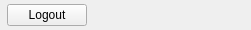
<?xml version="1.0" encoding="UTF-8"?>
<ui version="4.0">
 <class>login_widget</class>
 <widget class="QWidget" name="login_widget">
  <property name="geometry">
   <rect>
    <x>0</x>
    <y>0</y>
    <width>251</width>
    <height>30</height>
   </rect>
  </property>
  <property name="sizePolicy">
   <sizepolicy hsizetype="Expanding" vsizetype="Preferred">
    <horstretch>0</horstretch>
    <verstretch>0</verstretch>
   </sizepolicy>
  </property>
  <property name="minimumSize">
   <size>
    <width>100</width>
    <height>30</height>
   </size>
  </property>
  <property name="windowTitle">
   <string>login</string>
  </property>
  <layout class="QHBoxLayout" name="horizontalLayout_2">
   <property name="spacing">
    <number>0</number>
   </property>
   <property name="sizeConstraint">
    <enum>QLayout::SetDefaultConstraint</enum>
   </property>
   <property name="margin">
    <number>0</number>
   </property>
   <item>
    <widget class="QStackedWidget" name="stackedWidget">
     <property name="sizePolicy">
      <sizepolicy hsizetype="Expanding" vsizetype="Fixed">
       <horstretch>0</horstretch>
       <verstretch>0</verstretch>
      </sizepolicy>
     </property>
     <property name="currentIndex">
      <number>2</number>
     </property>
     <widget class="QWidget" name="login_page">
      <layout class="QHBoxLayout" name="horizontalLayout">
       <property name="leftMargin">
        <number>6</number>
       </property>
       <property name="topMargin">
        <number>0</number>
       </property>
       <property name="rightMargin">
        <number>0</number>
       </property>
       <property name="bottomMargin">
        <number>0</number>
       </property>
       <item>
        <widget class="QLineEdit" name="user_box">
         <property name="sizePolicy">
          <sizepolicy hsizetype="Preferred" vsizetype="Fixed">
           <horstretch>4</horstretch>
           <verstretch>0</verstretch>
          </sizepolicy>
         </property>
         <property name="placeholderText">
          <string>Username</string>
         </property>
        </widget>
       </item>
       <item>
        <widget class="QLineEdit" name="pass_box">
         <property name="sizePolicy">
          <sizepolicy hsizetype="Preferred" vsizetype="Fixed">
           <horstretch>4</horstretch>
           <verstretch>0</verstretch>
          </sizepolicy>
         </property>
         <property name="placeholderText">
          <string>Password</string>
         </property>
        </widget>
       </item>
       <item>
        <widget class="QPushButton" name="login_button">
         <property name="sizePolicy">
          <sizepolicy hsizetype="Fixed" vsizetype="Fixed">
           <horstretch>1</horstretch>
           <verstretch>0</verstretch>
          </sizepolicy>
         </property>
         <property name="maximumSize">
          <size>
           <width>55</width>
           <height>16777215</height>
          </size>
         </property>
         <property name="text">
          <string>Login</string>
         </property>
        </widget>
       </item>
      </layout>
     </widget>
     <widget class="QWidget" name="progress_page">
      <layout class="QHBoxLayout" name="horizontalLayout_4">
       <property name="spacing">
        <number>6</number>
       </property>
       <property name="margin">
        <number>0</number>
       </property>
       <item>
        <widget class="QLabel" name="progress_label">
         <property name="font">
          <font>
           <pointsize>10</pointsize>
           <weight>50</weight>
           <bold>false</bold>
          </font>
         </property>
         <property name="text">
          <string/>
         </property>
         <property name="alignment">
          <set>Qt::AlignCenter</set>
         </property>
        </widget>
       </item>
       <item>
        <widget class="QProgressBar" name="progressBar">
         <property name="sizePolicy">
          <sizepolicy hsizetype="Fixed" vsizetype="Fixed">
           <horstretch>0</horstretch>
           <verstretch>0</verstretch>
          </sizepolicy>
         </property>
         <property name="minimumSize">
          <size>
           <width>200</width>
           <height>0</height>
          </size>
         </property>
         <property name="maximumSize">
          <size>
           <width>16777215</width>
           <height>20</height>
          </size>
         </property>
         <property name="value">
          <number>0</number>
         </property>
         <property name="format">
          <string/>
         </property>
        </widget>
       </item>
      </layout>
     </widget>
     <widget class="QWidget" name="logged_page">
      <layout class="QHBoxLayout" name="horizontalLayout_3">
       <property name="spacing">
        <number>0</number>
       </property>
       <property name="margin">
        <number>0</number>
       </property>
       <item>
        <widget class="QLabel" name="user_label">
         <property name="text">
          <string/>
         </property>
        </widget>
       </item>
       <item>
        <widget class="QPushButton" name="logout_button">
         <property name="text">
          <string>Logout</string>
         </property>
        </widget>
       </item>
       <item>
        <spacer name="horizontalSpacer_2">
         <property name="orientation">
          <enum>Qt::Horizontal</enum>
         </property>
         <property name="sizeHint" stdset="0">
          <size>
           <width>326</width>
           <height>20</height>
          </size>
         </property>
        </spacer>
       </item>
      </layout>
     </widget>
    </widget>
   </item>
  </layout>
 </widget>
 <resources/>
 <connections/>
</ui>
